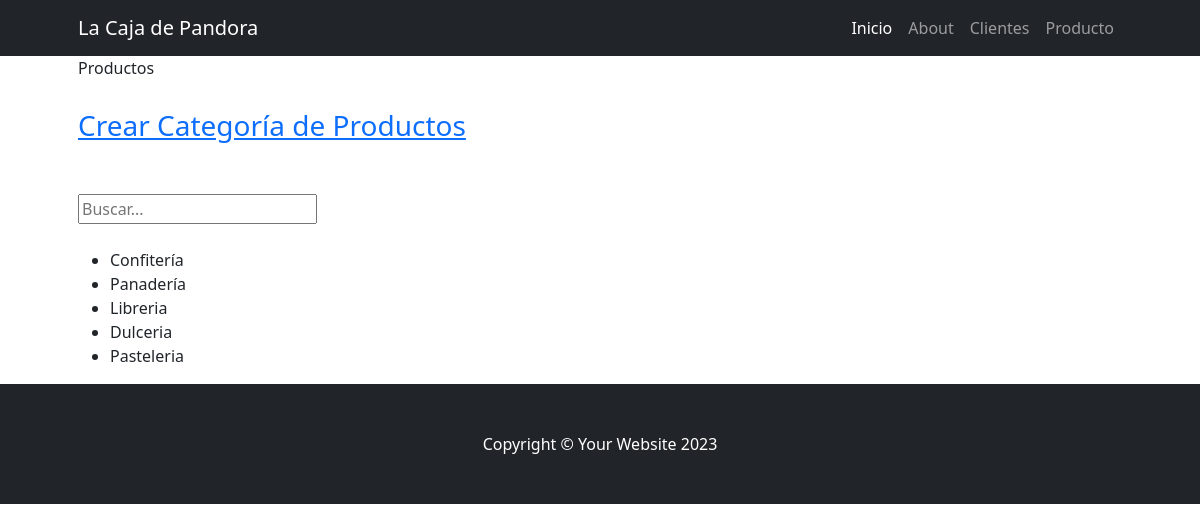
The page /producto/ on the database its author committed.
### producto/models.py (models this page shows)
class ProductoCategoria(models.Model):
    nombre = models.CharField(max_length=200, unique=True)
    descripcion = models.CharField(
        max_length=250, null=True, blank=True, verbose_name="Descripción")
    def __str__(self) -> str:
        return self.nombre
    class Meta:
        verbose_name_plural = "Categorías de Productos"
        verbose_name = "Categoría de Producto"

### producto/views.py (the view)
# urls.py: path('', views.home)
def home(request):
    consulta = request.GET.get("consulta", None)
    if consulta:
        print(consulta)
        query = models.ProductoCategoria.objects.filter(
            nombre__icontains=consulta)
    else:
        query = models.ProductoCategoria.objects.all()
    context = {"productos": query}
    return render(request, "producto/index.html", context)

### producto/templates/producto/index.html
{% extends 'core/base.html' %}
{% block titulo %}
  Productos
{% endblock titulo %}
{% block contenido %}
  <div class="fs-3 py-4">
    <a href="{% url 'producto:productocategoria_create' %}">Crear Categoría de Productos</a>
  </div>
  <div class="py-lg-4 ">
    <form action="{% url 'producto:home' %}" method="get">
      <input type="text" name="consulta" placeholder="Buscar...">
    </form>
  </div>
  <ul>
    {% for producto in productos %}
      <li> {{ producto }}</li>
    {% endfor %}
  </ul>
{% endblock contenido %}

### rows shown on the page
ProductoCategoria: nombre "Confitería"
ProductoCategoria: nombre "Panadería"
ProductoCategoria: nombre "Libreria"
ProductoCategoria: nombre "Dulceria"
ProductoCategoria: nombre "Pasteleria"
